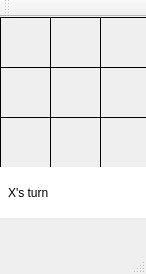
<?xml version="1.0" encoding="UTF-8"?>
<ui version="4.0">
 <class>tictactoe</class>
 <widget class="QMainWindow" name="tictactoe">
  <property name="geometry">
   <rect>
    <x>0</x>
    <y>0</y>
    <width>146</width>
    <height>274</height>
   </rect>
  </property>
  <property name="windowTitle">
   <string>tictactoe</string>
  </property>
  <widget class="QWidget" name="centralWidget">
   <widget class="QPushButton" name="pushButton">
    <property name="geometry">
     <rect>
      <x>0</x>
      <y>0</y>
      <width>51</width>
      <height>51</height>
     </rect>
    </property>
    <property name="styleSheet">
     <string notr="true">border:1px solid black;
padding-left:1px;</string>
    </property>
    <property name="text">
     <string/>
    </property>
   </widget>
   <widget class="QPushButton" name="pushButton_2">
    <property name="geometry">
     <rect>
      <x>50</x>
      <y>0</y>
      <width>51</width>
      <height>51</height>
     </rect>
    </property>
    <property name="styleSheet">
     <string notr="true">border:1px solid black;</string>
    </property>
    <property name="text">
     <string/>
    </property>
   </widget>
   <widget class="QPushButton" name="pushButton_3">
    <property name="geometry">
     <rect>
      <x>100</x>
      <y>0</y>
      <width>51</width>
      <height>51</height>
     </rect>
    </property>
    <property name="styleSheet">
     <string notr="true">border:1px solid black;</string>
    </property>
    <property name="text">
     <string/>
    </property>
   </widget>
   <widget class="QPushButton" name="pushButton_4">
    <property name="geometry">
     <rect>
      <x>0</x>
      <y>100</y>
      <width>51</width>
      <height>51</height>
     </rect>
    </property>
    <property name="styleSheet">
     <string notr="true">border:1px solid black;
padding-left:1px;</string>
    </property>
    <property name="text">
     <string/>
    </property>
   </widget>
   <widget class="QPushButton" name="pushButton_5">
    <property name="geometry">
     <rect>
      <x>50</x>
      <y>100</y>
      <width>51</width>
      <height>51</height>
     </rect>
    </property>
    <property name="styleSheet">
     <string notr="true">border:1px solid black;</string>
    </property>
    <property name="text">
     <string/>
    </property>
   </widget>
   <widget class="QPushButton" name="pushButton_6">
    <property name="geometry">
     <rect>
      <x>100</x>
      <y>100</y>
      <width>51</width>
      <height>51</height>
     </rect>
    </property>
    <property name="styleSheet">
     <string notr="true">border:1px solid black;</string>
    </property>
    <property name="text">
     <string/>
    </property>
   </widget>
   <widget class="QPushButton" name="pushButton_7">
    <property name="geometry">
     <rect>
      <x>0</x>
      <y>50</y>
      <width>51</width>
      <height>51</height>
     </rect>
    </property>
    <property name="styleSheet">
     <string notr="true">border:1px solid black;
padding-left:1px;</string>
    </property>
    <property name="text">
     <string/>
    </property>
   </widget>
   <widget class="QPushButton" name="pushButton_8">
    <property name="geometry">
     <rect>
      <x>50</x>
      <y>50</y>
      <width>51</width>
      <height>51</height>
     </rect>
    </property>
    <property name="styleSheet">
     <string notr="true">border:1px solid black;</string>
    </property>
    <property name="text">
     <string/>
    </property>
   </widget>
   <widget class="QPushButton" name="pushButton_9">
    <property name="geometry">
     <rect>
      <x>100</x>
      <y>50</y>
      <width>51</width>
      <height>51</height>
     </rect>
    </property>
    <property name="styleSheet">
     <string notr="true">border:1px solid black;</string>
    </property>
    <property name="text">
     <string/>
    </property>
   </widget>
   <widget class="QLabel" name="label">
    <property name="geometry">
     <rect>
      <x>0</x>
      <y>150</y>
      <width>151</width>
      <height>51</height>
     </rect>
    </property>
    <property name="styleSheet">
     <string notr="true">padding-left:5px;
background-color:white;</string>
    </property>
    <property name="text">
     <string>X's turn</string>
    </property>
   </widget>
  </widget>
  <widget class="QToolBar" name="mainToolBar">
   <attribute name="toolBarArea">
    <enum>TopToolBarArea</enum>
   </attribute>
   <attribute name="toolBarBreak">
    <bool>false</bool>
   </attribute>
  </widget>
  <widget class="QStatusBar" name="statusBar"/>
 </widget>
 <layoutdefault spacing="6" margin="11"/>
 <resources/>
 <connections/>
</ui>
